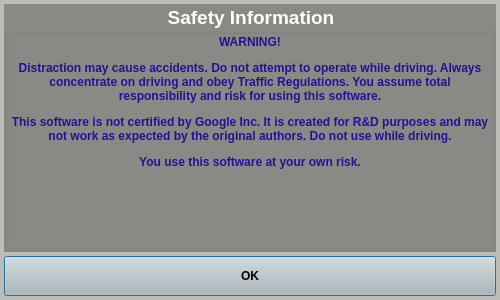
<?xml version="1.0" encoding="UTF-8"?>
<ui version="4.0">
 <class>WarningDialog</class>
 <widget class="QDialog" name="WarningDialog">
  <property name="geometry">
   <rect>
    <x>0</x>
    <y>0</y>
    <width>500</width>
    <height>300</height>
   </rect>
  </property>
  <property name="sizePolicy">
   <sizepolicy hsizetype="Expanding" vsizetype="Preferred">
    <horstretch>0</horstretch>
    <verstretch>0</verstretch>
   </sizepolicy>
  </property>
  <property name="windowTitle">
   <string>Warning</string>
  </property>
  <property name="styleSheet">
   <string notr="true">background-color: rgb(186, 189, 182);
border-color: rgb(0, 0, 0);
</string>
  </property>
  <layout class="QVBoxLayout" name="verticalLayout">
   <property name="spacing">
    <number>4</number>
   </property>
   <property name="leftMargin">
    <number>4</number>
   </property>
   <property name="topMargin">
    <number>4</number>
   </property>
   <property name="rightMargin">
    <number>4</number>
   </property>
   <property name="bottomMargin">
    <number>4</number>
   </property>
   <item>
    <widget class="QGroupBox" name="groupBox">
     <property name="font">
      <font>
       <pointsize>14</pointsize>
       <weight>75</weight>
       <bold>true</bold>
      </font>
     </property>
     <property name="styleSheet">
      <string notr="true">background-color: rgb(136, 138, 133);
color: rgb(255, 255, 255);
border-color: rgb(186, 189, 182);
</string>
     </property>
     <property name="title">
      <string>Safety Information</string>
     </property>
     <property name="alignment">
      <set>Qt::AlignHCenter|Qt::AlignTop</set>
     </property>
     <layout class="QVBoxLayout" name="verticalLayout_2">
      <property name="spacing">
       <number>2</number>
      </property>
      <property name="leftMargin">
       <number>2</number>
      </property>
      <property name="topMargin">
       <number>2</number>
      </property>
      <property name="rightMargin">
       <number>2</number>
      </property>
      <property name="bottomMargin">
       <number>2</number>
      </property>
      <item>
       <widget class="QLabel" name="label">
        <property name="sizePolicy">
         <sizepolicy hsizetype="Expanding" vsizetype="Expanding">
          <horstretch>0</horstretch>
          <verstretch>0</verstretch>
         </sizepolicy>
        </property>
        <property name="styleSheet">
         <string notr="true">background-color: rgb(136, 138, 133);</string>
        </property>
        <property name="lineWidth">
         <number>1</number>
        </property>
        <property name="text">
         <string>&lt;html&gt;&lt;head/&gt;&lt;body&gt;&lt;p&gt;&lt;span style=&quot; font-weight:600; color:#271191;&quot;&gt;WARNING!&lt;/span&gt;&lt;/p&gt;&lt;p&gt;&lt;span style=&quot; font-weight:600; color:#271191;&quot;&gt;Distraction may cause accidents. Do not attempt to operate while driving. Always concentrate on driving and obey Traffic Regulations. You assume total responsibility and risk for using this software.&lt;/span&gt;&lt;/p&gt;&lt;p&gt;&lt;span style=&quot; font-weight:600; color:#271191;&quot;&gt;This software is not certified by Google Inc. It is created for R&amp;amp;D purposes and may not work as expected by the original authors. Do not use while driving.&lt;/span&gt;&lt;/p&gt;&lt;p&gt;&lt;span style=&quot; font-weight:600; color:#271191;&quot;&gt;You use this software at your own risk.&lt;/span&gt;&lt;/p&gt;&lt;/body&gt;&lt;/html&gt;</string>
        </property>
        <property name="alignment">
         <set>Qt::AlignHCenter|Qt::AlignTop</set>
        </property>
        <property name="wordWrap">
         <bool>true</bool>
        </property>
       </widget>
      </item>
     </layout>
    </widget>
   </item>
   <item>
    <layout class="QHBoxLayout" name="horizontalLayout">
     <item>
      <widget class="QPushButton" name="ButtonClose">
       <property name="minimumSize">
        <size>
         <width>0</width>
         <height>40</height>
        </size>
       </property>
       <property name="maximumSize">
        <size>
         <width>16777215</width>
         <height>40</height>
        </size>
       </property>
       <property name="font">
        <font>
         <weight>75</weight>
         <bold>true</bold>
        </font>
       </property>
       <property name="styleSheet">
        <string notr="true">background-color: rgb(186, 189, 182);</string>
       </property>
       <property name="text">
        <string>OK</string>
       </property>
      </widget>
     </item>
    </layout>
   </item>
  </layout>
 </widget>
 <layoutdefault spacing="6" margin="11"/>
 <resources/>
 <connections/>
</ui>
